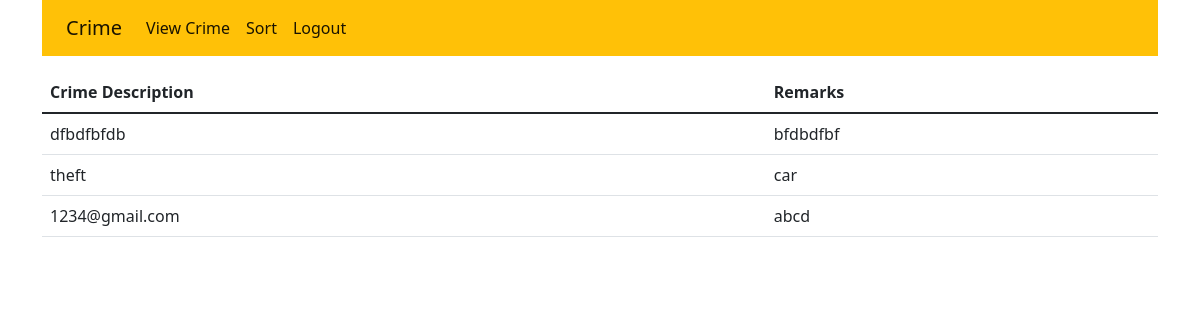
/view, run on the app's committed database.
### tables this page shows
CREATE TABLE crime(
                            id integer primary key autoincrement,
                            description text,
                            remarks text,
                            date text);

### Crime.py (the view)
@app.route('/view')
def View_report():
    cursor = data.cursor()
    count = cursor.execute("select * from crime")
    result = cursor.fetchall()
    return render_template("view.html",crime=result)

### templates/view.html
{% extends "common.html"%}
{% block content %}
<div class="container">
    <div class="row"><div class="col col-sm-6 col-md-8 col-lg-10 col-xl-12 col-xxl-12">
        <table class="table">
            <table class="table">
                <thead>
                  <tr>
                    <th scope="col">Crime Description</th>
                    <th scope="col">Remarks</th>
                  </tr>
                </thead>
                <tbody>
                    {% for i in crime %}
                    <tr>
                        <td>{{i[1]}}</td>
                        <td>{{i[2]}}</td>
                    </tr>
                    {% endfor %}
                </tbody>
              </table>
        </table>
    </div></div></div>
{% endblock %}

### data on the page
crime: description "dfbdfbfdb", remarks "bfdbdfbf"
crime: description "theft", remarks "car"
crime: description "1234@gmail.com", remarks "abcd"
